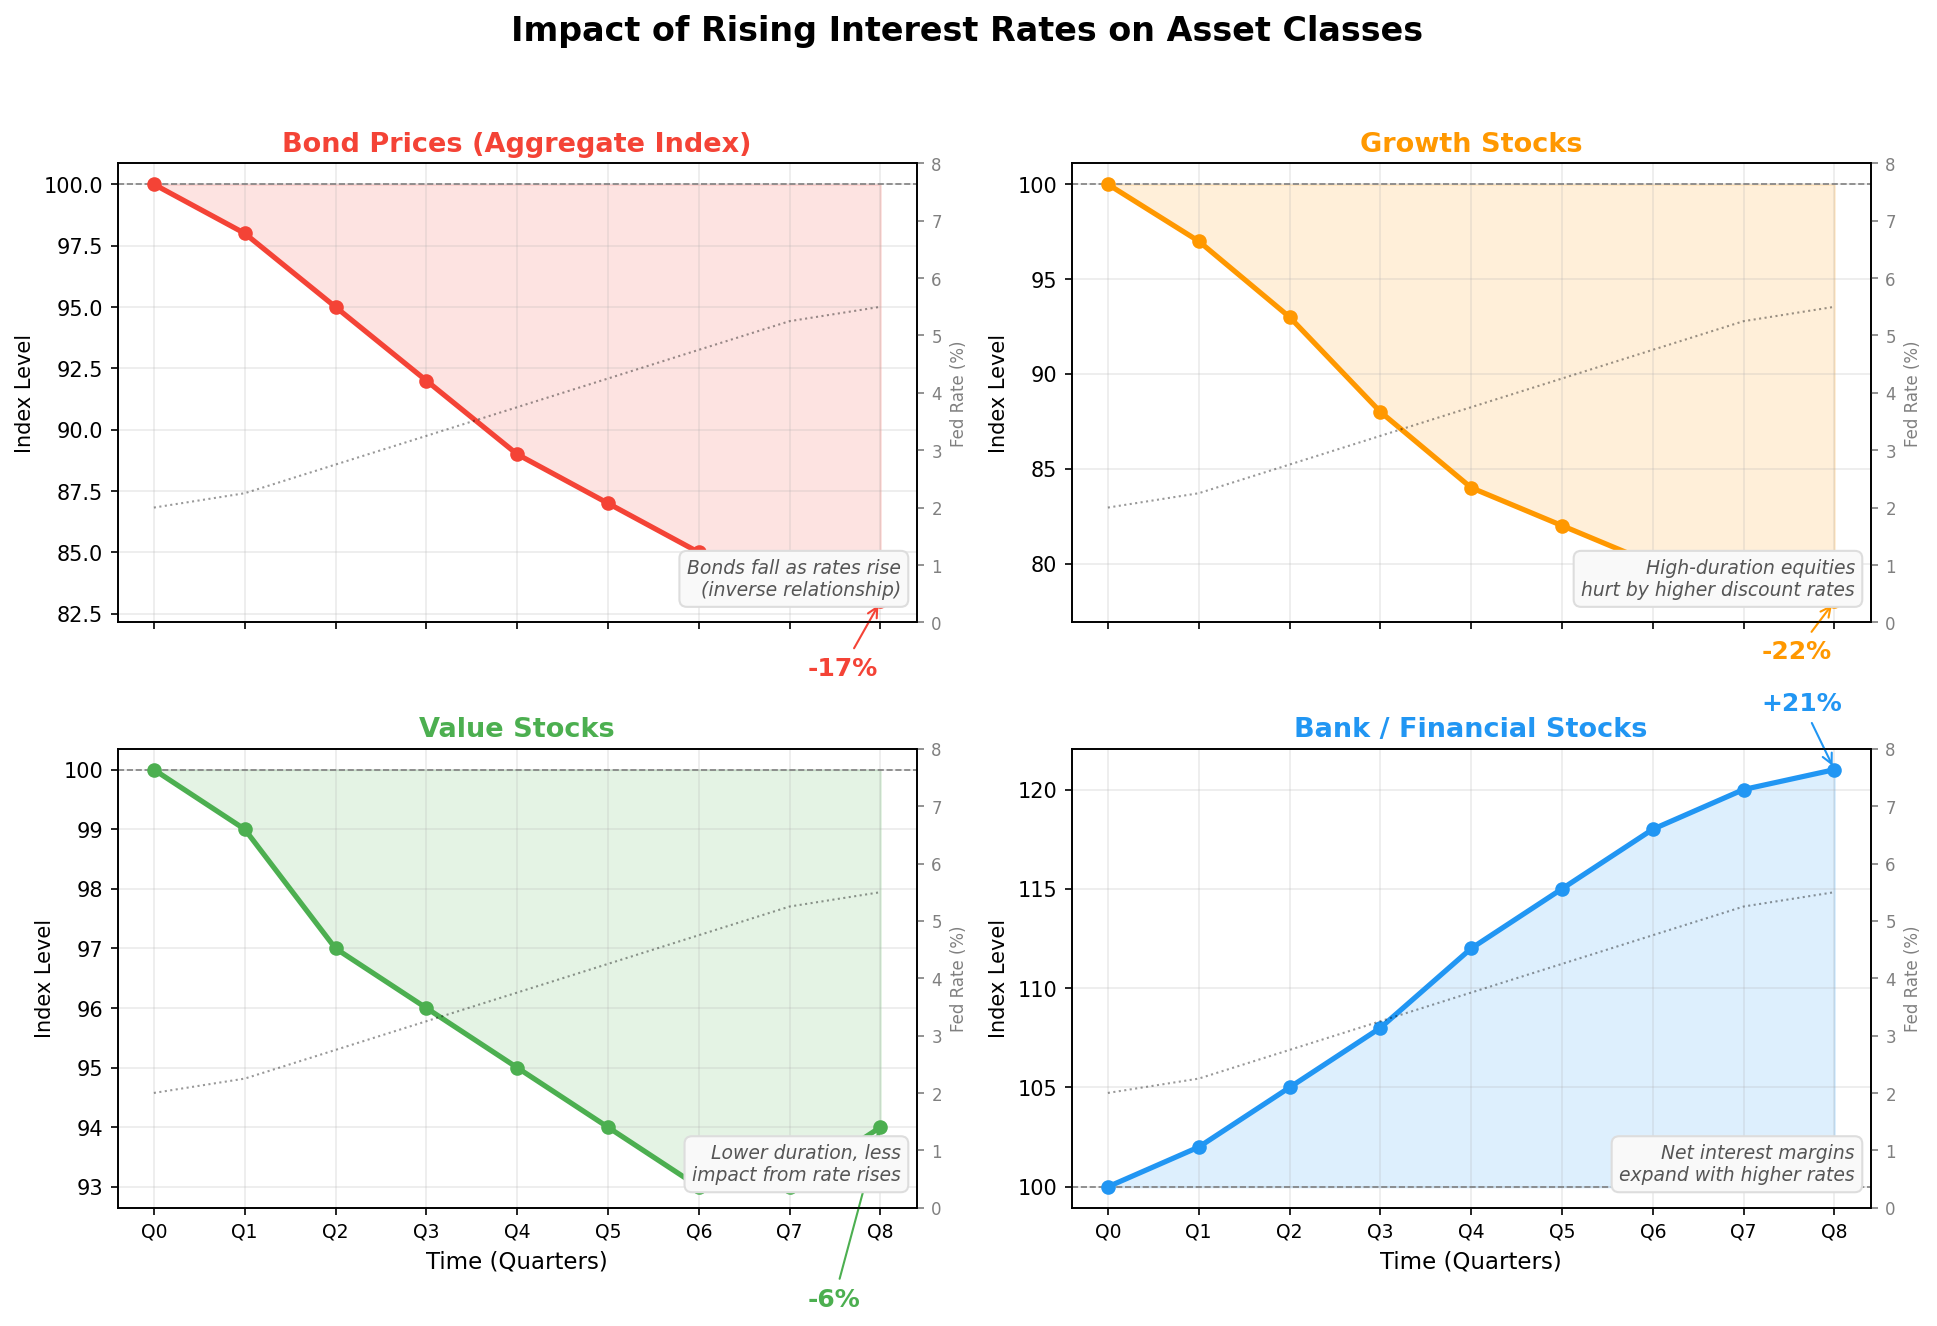

Write the Python code that produced this figure.
"""
Week 18 - Interest Rate Impact on Asset Classes
=================================================
Multi-panel chart showing how rising rates affect:
  - Bond prices (down)
  - Growth stocks (down)
  - Value stocks (less down)
  - Bank stocks (up)
Output: week18_rate_impact.png
"""

import numpy as np
import matplotlib.pyplot as plt
import os

# ---------------------------------------------------------------------------
# 1. Define rate scenario and asset responses
# ---------------------------------------------------------------------------
# Timeline: quarters over 2 years as rates rise
quarters = np.arange(0, 9)
quarter_labels = ['Q0', 'Q1', 'Q2', 'Q3', 'Q4', 'Q5', 'Q6', 'Q7', 'Q8']

# Federal funds rate rising from 2% to 5.5%
fed_rate = np.array([2.0, 2.25, 2.75, 3.25, 3.75, 4.25, 4.75, 5.25, 5.50])

# Cumulative price changes (indexed to 100)
bond_prices    = np.array([100, 98, 95, 92, 89, 87, 85, 84, 83])
growth_stocks  = np.array([100, 97, 93, 88, 84, 82, 80, 79, 78])
value_stocks   = np.array([100, 99, 97, 96, 95, 94, 93, 93, 94])
bank_stocks    = np.array([100, 102, 105, 108, 112, 115, 118, 120, 121])

# ---------------------------------------------------------------------------
# 2. Create multi-panel chart
# ---------------------------------------------------------------------------
fig, axes = plt.subplots(2, 2, figsize=(13, 9), sharex=True)
fig.suptitle('Impact of Rising Interest Rates on Asset Classes',
             fontsize=16, fontweight='bold')

panels = [
    (axes[0, 0], bond_prices,   'Bond Prices (Aggregate Index)',
     '#F44336', 'Bonds fall as rates rise\n(inverse relationship)'),
    (axes[0, 1], growth_stocks, 'Growth Stocks',
     '#FF9800', 'High-duration equities\nhurt by higher discount rates'),
    (axes[1, 0], value_stocks,  'Value Stocks',
     '#4CAF50', 'Lower duration, less\nimpact from rate rises'),
    (axes[1, 1], bank_stocks,   'Bank / Financial Stocks',
     '#2196F3', 'Net interest margins\nexpand with higher rates'),
]

for ax, data, title, color, note in panels:
    # Price line
    ax.plot(quarters, data, color=color, linewidth=2.5, marker='o',
            markersize=6, zorder=3)

    # Shade area relative to starting value
    ax.fill_between(quarters, data, 100, alpha=0.15, color=color)

    # Reference line at 100
    ax.axhline(y=100, color='gray', linestyle='--', linewidth=0.8)

    # Change annotation
    total_change = data[-1] - 100
    sign = '+' if total_change > 0 else ''
    ax.annotate(f'{sign}{total_change:.0f}%',
                xy=(8, data[-1]), xytext=(7.2, data[-1] + 3 * np.sign(total_change)),
                fontsize=12, fontweight='bold', color=color,
                arrowprops=dict(arrowstyle='->', color=color))

    # Explanatory note
    ax.text(0.98, 0.05, note, transform=ax.transAxes,
            ha='right', va='bottom', fontsize=9, fontstyle='italic',
            color='#555555',
            bbox=dict(boxstyle='round,pad=0.4', facecolor='#f9f9f9',
                      edgecolor='#dddddd'))

    ax.set_title(title, fontsize=13, fontweight='bold', color=color)
    ax.set_xticks(quarters)
    ax.set_xticklabels(quarter_labels, fontsize=9)
    ax.set_ylabel('Index Level', fontsize=10)
    ax.grid(True, alpha=0.25)

# Add rate overlay on each panel
for row in axes:
    for ax in row:
        ax2 = ax.twinx()
        ax2.plot(quarters, fed_rate, color='black', linewidth=1,
                 linestyle=':', alpha=0.4)
        ax2.set_ylabel('Fed Rate (%)', fontsize=8, color='gray')
        ax2.tick_params(axis='y', labelsize=8, colors='gray')
        ax2.set_ylim(0, 8)

# Common x-label
for ax in axes[1]:
    ax.set_xlabel('Time (Quarters)', fontsize=11)

plt.tight_layout(rect=[0, 0, 1, 0.95])

# ---------------------------------------------------------------------------
# 3. Save
# ---------------------------------------------------------------------------
output_path = os.path.join(os.path.dirname(__file__),
                           'week18_rate_impact.png')
plt.savefig(output_path, dpi=150, bbox_inches='tight')
plt.close()
print(f"Saved: {output_path}")
